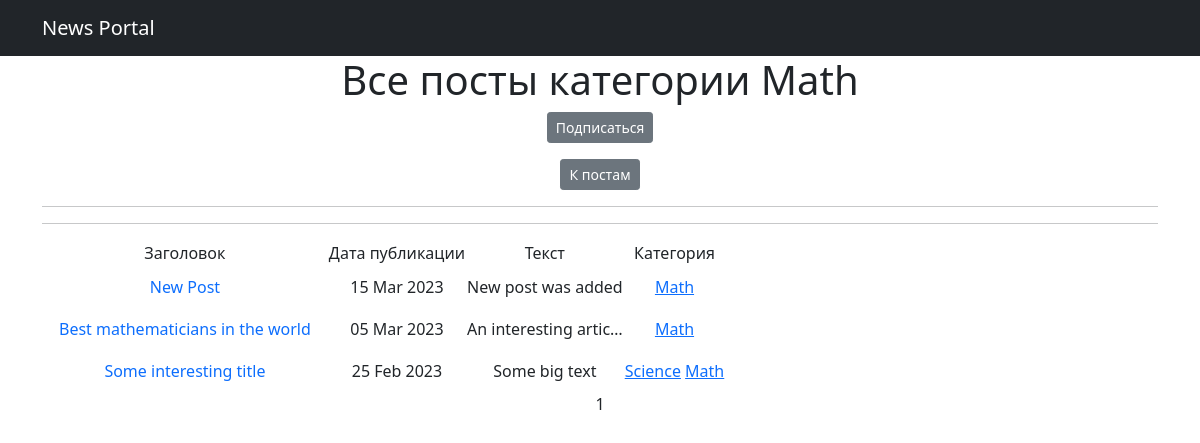
/posts/categories/4, run on the app's committed database.
### news/models.py (models this page shows, shortened)
class Category(models.Model):
    name = models.CharField(max_length=64, unique=True)
    subscribers = models.ManyToManyField(User, related_name='categories')
    def __str__(self):
        return self.name

class Post(models.Model):
    author = models.ForeignKey(Author, on_delete=models.CASCADE)
    NEWS = 'NW'
    ARTICLE = 'AR'
    CATEGORY_CHOICES = (
        (NEWS, 'Новость'),
        (ARTICLE, 'Статья'),
    )
    categoryType = models.CharField(max_length=2, choices=CATEGORY_CHOICES, default=ARTICLE)
    dateCreation = models.DateTimeField(auto_now_add=True)
    category = models.ManyToManyField(Category, through='PostCategory')
    title = models.CharField(max_length=128)
    text = models.TextField()
    rating = models.SmallIntegerField(default=0)

### news/views.py (the view)
# urls.py: path('categories/<int:pk>', CategoryListView.as_view(), name='category_list'),
class CategoryListView(ListView):
    model = Post
    template_name = 'category_list.html'
    context_object_name = 'category_posts_list'
    paginate_by = 3
    def get_queryset(self):
        self.category = get_object_or_404(Category, id=self.kwargs['pk'])
        queryset = Post.objects.filter(category=self.category).order_by('-dateCreation')
        return queryset
    def get_context_data(self, **kwargs):
        context = super().get_context_data(**kwargs)
        context['is_not_subscriber'] = self.request.user not in self.category.subscribers.all()
        context['category'] = self.category
        return context

### news/templatetags/custom_filters.py (called while the page is built)
@register.filter()
def censor(text):
    stop_words = ('bad', 'boring')
    for word in text.split():
        if word.lower() in stop_words:
            text = text.replace(word, f"{word[0]}{'*' * (len(word) - 1)}")
    return text

### templates/category_list.html (shortened to what this page needs)
{% extends 'flatpages/default.html' %}
{% load custom_filters %}
{% block content %}
<h1 class="text-center">Все посты категории {{ category }}</h1>
    {% if is_not_subscriber %}
        <p class="text-center"><a href="{% url 'subscribe' category.id %}" class="btn btn-secondary btn-sm">Подписаться</a></p>
    {% endif %}
<p class="text-center"><a href="{% url 'posts_list' %}" class="btn btn-secondary btn-sm">К постам</a></p>
<hr>
<hr>
   {% if category_posts_list %}
       <table>
            <tr>
                <td>
                    Заголовок
                </td>
                <td>
                    Дата публикации
                </td>
                <td>
                   Текст
                </td>
                <td>
                   Категория
                </td>
            </tr>
            {% for post in category_posts_list %}
            <tr>
                <td>
                    <a class="nav-link" href="{% url 'post_detail' post.id %}">{{ post.title|censor }}</a>
                </td>
                <td>
                    {{ post.dateCreation | date:'d M Y' }}
                </td>
                <td>
                    {{ post.text|censor|truncatechars:21 }}
                </td>
                <td>
                    {% for category in post.category.all %}
                       <a href="{% url 'category_list' category.id %}">{{ category }}</a>
                    {% endfor %}
                </td>
                <td>
                </td>
            </tr>
           {% endfor %}
       </table>
   {% endif %}
   {{ page_obj.number }}
{% endblock content %}

### data on the page
Category: name "Math"
Post: title|censor "New Post", dateCreation "15 Mar 2023", text|censor "New post was added"
Post: title|censor "Best mathematicians in the world", dateCreation "05 Mar 2023", text|censor "An interesting artic…"
Post: title|censor "Some interesting title", dateCreation "25 Feb 2023", text|censor "Some big text"
Category: name "Science"

### other printed values
{{ page_obj.number }} "1"
